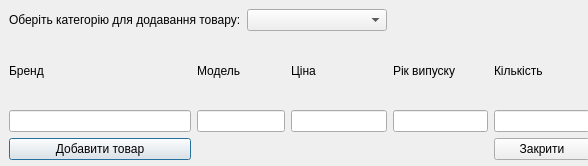
<?xml version="1.0" encoding="UTF-8"?>
<ui version="4.0">
 <class>Add</class>
 <widget class="QDialog" name="Add">
  <property name="geometry">
   <rect>
    <x>0</x>
    <y>0</y>
    <width>588</width>
    <height>166</height>
   </rect>
  </property>
  <property name="windowTitle">
   <string>Dialog</string>
  </property>
  <widget class="QWidget" name="widget" native="true">
   <property name="geometry">
    <rect>
     <x>9</x>
     <y>9</y>
     <width>581</width>
     <height>151</height>
    </rect>
   </property>
   <layout class="QGridLayout" name="gridLayout">
    <item row="0" column="0" colspan="2">
     <widget class="QLabel" name="label">
      <property name="text">
       <string>Оберіть категорію для додавання товару:</string>
      </property>
     </widget>
    </item>
    <item row="0" column="2" colspan="2">
     <widget class="QComboBox" name="comboBoxCategory"/>
    </item>
    <item row="1" column="0">
     <widget class="QLabel" name="label_2">
      <property name="text">
       <string>Бренд</string>
      </property>
     </widget>
    </item>
    <item row="1" column="1">
     <widget class="QLabel" name="label_3">
      <property name="text">
       <string>Модель</string>
      </property>
     </widget>
    </item>
    <item row="1" column="3">
     <widget class="QLabel" name="label_4">
      <property name="text">
       <string>Ціна</string>
      </property>
     </widget>
    </item>
    <item row="1" column="4">
     <widget class="QLabel" name="label_5">
      <property name="text">
       <string>Рік випуску</string>
      </property>
     </widget>
    </item>
    <item row="1" column="5">
     <widget class="QLabel" name="label_6">
      <property name="text">
       <string>Кількість</string>
      </property>
     </widget>
    </item>
    <item row="2" column="0">
     <widget class="QLineEdit" name="lineEditBrand"/>
    </item>
    <item row="2" column="1" colspan="2">
     <widget class="QLineEdit" name="lineEditModel"/>
    </item>
    <item row="2" column="3">
     <widget class="QLineEdit" name="lineEditPrice"/>
    </item>
    <item row="2" column="4">
     <widget class="QLineEdit" name="lineEditYear"/>
    </item>
    <item row="2" column="5">
     <widget class="QLineEdit" name="lineEditStock"/>
    </item>
    <item row="3" column="0">
     <widget class="QPushButton" name="pushButtonAdd">
      <property name="text">
       <string>Добавити товар</string>
      </property>
     </widget>
    </item>
    <item row="3" column="5">
     <widget class="QPushButton" name="pushButtonClose">
      <property name="text">
       <string>Закрити</string>
      </property>
     </widget>
    </item>
   </layout>
  </widget>
 </widget>
 <resources/>
 <connections/>
</ui>
